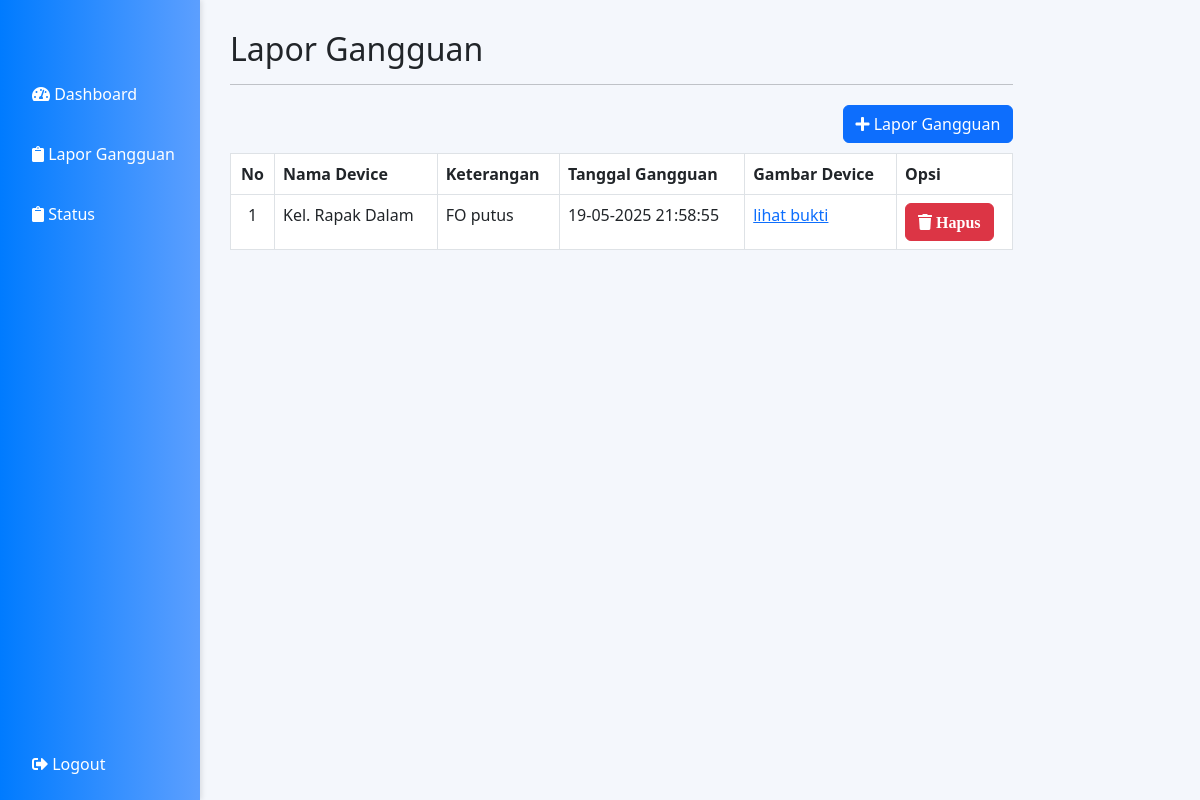
The app's page /pages/user/lapor.php (signed in) with its own data.
### tables this page shows
CREATE TABLE `lapor_gangguan` (
  `id_laporan` int(11) NOT NULL,
  `id_user` int(11) NOT NULL,
  `device` varchar(100) NOT NULL,
  `keterangan` varchar(50) DEFAULT NULL,
  `tanggal_gangguan` datetime NOT NULL,
  `tanggal_selesai` datetime DEFAULT NULL,
  `status` varchar(15) DEFAULT 'tidak_aktif',
  `image` varchar(150) DEFAULT NULL,
  `aktif` tinyint(1) DEFAULT 1
);

### pages/user/lapor.php (the view, shortened to what this page needs)
<?php
require("../../koneksi/koneksi.php");
?>
<!DOCTYPE html>
<html lang="en">
<head>
    <link href="https://cdn.jsdelivr.net/npm/bootstrap@5.3.0/dist/css/bootstrap.min.css" rel="stylesheet">
    <link rel="stylesheet" href="../../assets/css/sidebar.css">
    <link rel="stylesheet" href="https://cdnjs.cloudflare.com/ajax/libs/font-awesome/5.15.3/css/all.min.css">
</head>
<body>
    <div class="sidebar">
        <a href="dashboard.php"><i class="fas fa-tachometer-alt"></i> Dashboard</a>
        <a href="lapor.php"><i class="fas fa-clipboard"></i> Lapor Gangguan</a>
        <a href="status.php"><i class="fas fa-clipboard"></i> Status</a>
        <div style="flex-grow: 1;"></div>
        <a href="../../logout.php"><i class="fas fa-sign-out-alt"></i> Logout</a>
    </div>
    <div class="content">
        <div class="col-sm-9 col-sm-offset-3 col-md-10 col-md-offset-2 main">
            <h2 class="page-header">Lapor Gangguan</h2>
            <hr>
            <?php
            if ($_SESSION['account_type'] === 'user') {
            ?>
                <div class="row-search" style="padding-bottom: 10px;">
                    <a href="lapor_tambahgangguan.php" class="btn btn-primary"><i class="fa fa-plus"></i> Lapor Gangguan</a>
                </div>
            <?php
            }
            ?>
            <table id="tabelpelanggan" class="table table-bordered table-hover">
                <thead>
                    <tr>
                        <th style="text-align: center;">No</th>
                        <th>Nama Device</th>
                        <th>Keterangan</th>
                        <th>Tanggal Gangguan</th>
                        <th>Gambar Device</th>
                        <th>Opsi</th>
                    </tr>
                </thead>
                <?php
                $query = $conn->query("SELECT * FROM lapor_gangguan
                JOIN users ON users.id = lapor_gangguan.id_user WHERE lapor_gangguan.aktif=1 AND lapor_gangguan.id_user = '" . $_SESSION['id'] . "'");
                $nomor = 1;
                while ($lihat = $query->fetch_assoc()) {
                    $nm_device = $lihat['device'];
                    $ket = $lihat['keterangan'];
                    $tggl_gangguan = $lihat['tanggal_gangguan'];
                ?>
                    <tbody>
                        <tr>
                            <td style="text-align: center;"><?php echo $nomor; ?></td>
                            <td><?php echo htmlspecialchars($nm_device); ?></td>
                            <td><?php echo htmlspecialchars($ket); ?></td>
                            <td><?php echo date('d-m-Y H:i:s', strtotime($tggl_gangguan)); ?></td>
                            <td><a href="<?php echo 'bukti_device/' . $lihat['image']; ?>" target="_blank">lihat bukti</a></td>
                            <td>
                                <a href="#?id_laporan=<?php echo htmlspecialchars($lihat['id_laporan']); ?>" class="btn btn-danger"><i class="fa fa-trash"> Hapus</i></a>
                            </td>
                        </tr>
                        <?php $nomor++; ?>
                    <?php
                } ?>
                    </tbody>
            </table>
        </div>
    </div>
</body>
</html>

### assets/css/sidebar.css (style rules this page uses)
.sidebar { height: 100%; width: 200px; position: fixed; z-index: 1; top: 0; left: 0; background: linear-gradient(to right, #007bff, #5c9fff); display: flex; flex-direction: column; padding-top: 70px; box-shadow: 2px 0 5px rgba(0, 0, 0, 0.1); }
.sidebar a { padding: 12px 8px 12px 32px; text-decoration: none; font-size: 16px; color: white; display: block; margin-bottom: 12px; border-radius: 4px; transition: background-color 0.3s ease, transform 0.2s ease; }
.content { margin-left: 200px; padding: 30px; background-color: #f4f7fc; min-height: 100vh; }
.row-search { margin-top: 20px; display: flex; justify-content: flex-end; }
.row-search a { margin-left: 10px; }

### records on screen
lapor_gangguan: device "Kel. Rapak Dalam", keterangan "FO putus", tanggal_gangguan "19-05-2025 21:58:55"
